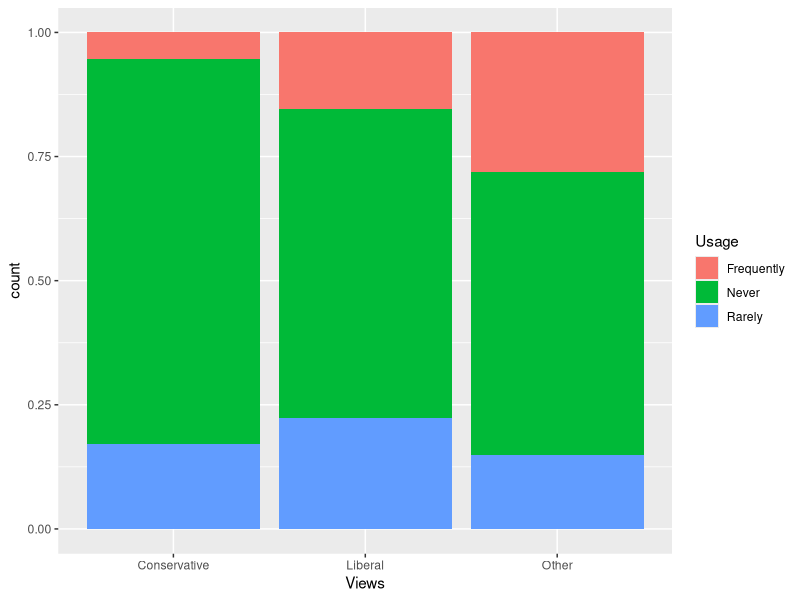
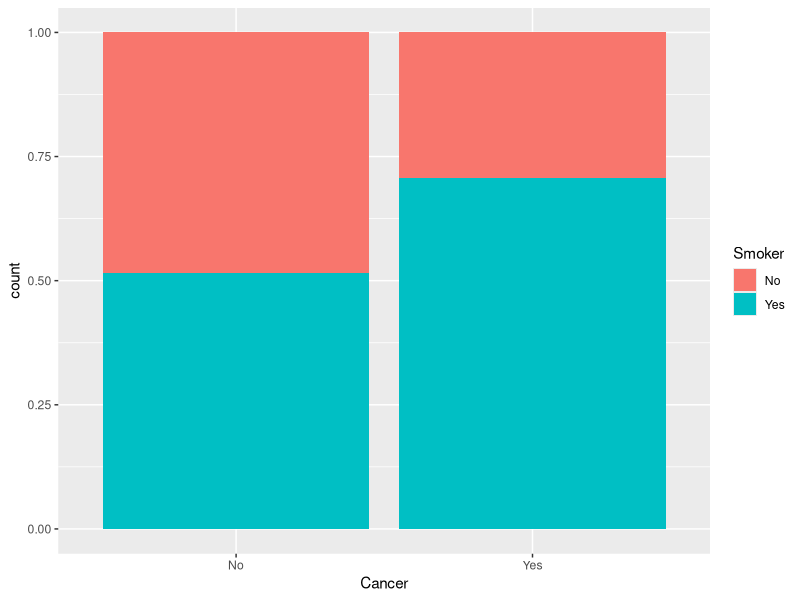

The R script that drew these images, in order:
## ---- chunk 1
setwd("/Users/salimmjahad/Desktop/STAT_COMP/lab7")
smoking <- read.csv("Smoking.csv", as.is = TRUE)
viewsandpot <- read.csv("ViewsandPot.csv", as.is = TRUE)

my.chi.squared.test <- function(data,
                                level=0.05) {
  contig <- table(data)
  exp_c <- contig
  g_total <- sum(contig)
  
  for (row in rownames(contig)) {
    rowsum <- sum(contig[row,])
    for (col in colnames(contig)) {
      exp_c[row, col] = (rowsum*sum(contig[,col]))/g_total
    }
  }
  
  TS <- sum(((contig-exp_c)^2)/exp_c)
  PV <- 1-pchisq(TS,df=(length(rownames(contig))-1)*(length(colnames(contig))-1)) 
  
  concl = ifelse(PV>level, 
                      paste0("Fail to reject H0 at ", level*100, "% significance"),
                      paste0("Reject H0 at ", level*100, "% significance"))
  
  result = list(expected= exp_c,
                statistic= TS,
                pvalue= PV,
                conclusion= concl)
  return(result)
}

## ---- chunk 2
vap <- my.chi.squared.test(viewsandpot, 0.01)
halo <- table(viewsandpot)
vap
head(viewsandpot)
## ---- chunk 3
library(ggplot2)
ggplot(viewsandpot, aes(x=Views, fill=Usage))+geom_bar(position="fill")
## ---- chunk 4
s <- my.chi.squared.test(smoking, 0.01)
s
## ---- chunk 5
ggplot(smoking, aes(x=Cancer, fill=Smoker))+geom_bar(position="fill")
